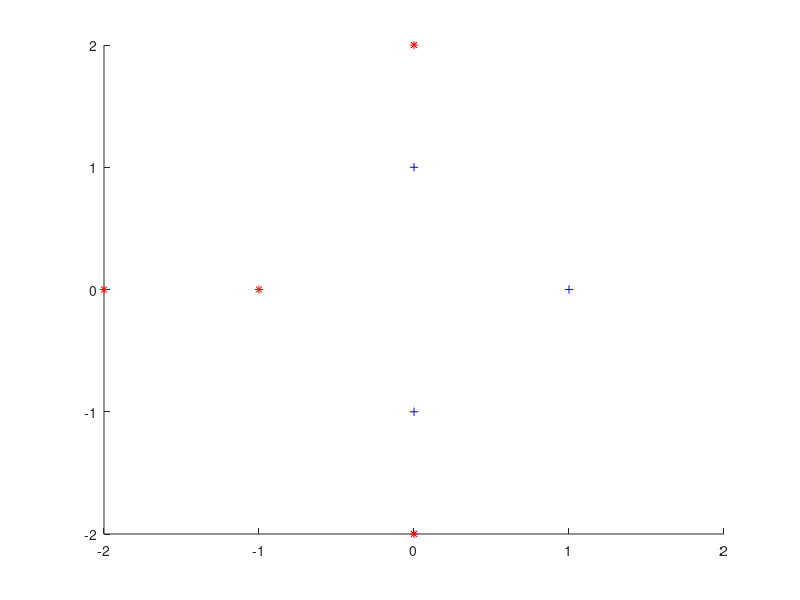
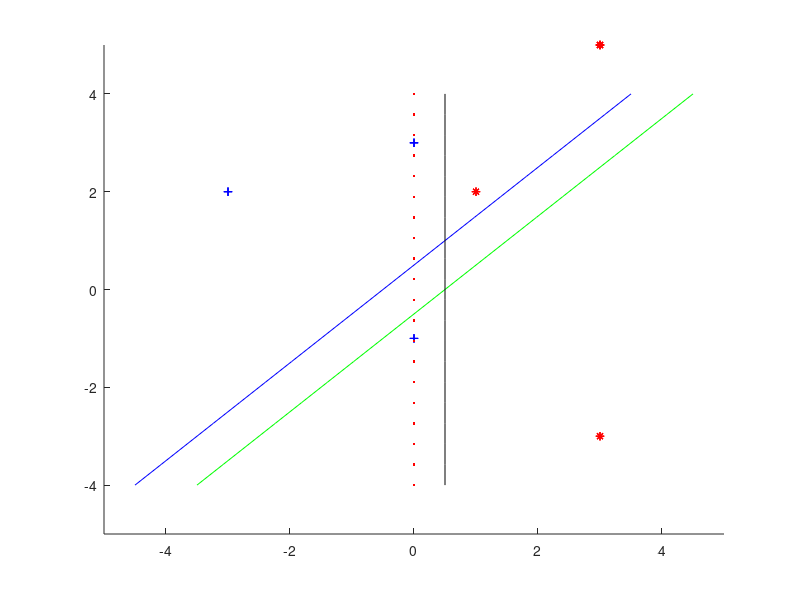

The MATLAB source for these figures, in order:
function q12
	close all; clear;
	figure; 
	hold on;
	axis ([-2, 2, -2, 2]);

	n = 1;
	W(1,:) = [-0.5, -1, 1];
	W(2,:) = [-0.5, 1, -1];
	W(3,:) = [-0.5, 1, 0];
	W(4,:) = [-0.5, 0, 1];
	
	color = ["b", "g", "k", "r"];

	X = [1, 0; 0, 1; 0, -1; -1, 0; 0, 2; 0, -2; -2, 0];
	Y = [-1; -1; -1; 1; 1; 1; 1];
	Z = transform (X);
	
	plotData (X, Y);

	figure; hold on;
	axis ([-5, 5, -5, 5]);
	
	for i = 1 : size(W, 1)
%		figure; hold on;
%		axis ([-5, 5, -5, 5]);
		plotData (Z, Y);
		dispThreashold (W(i,:), color(i));
	end;
end;

function [Z] = transform (X)
	Z = [X(:,2).^2 - 2*X(:,1) - 1, X(:,1).^2 - 2*X(:,2) + 1]
end;

function plotData (X, Y)
	pos = find (Y > 0);
	neg = find (Y < 0);
	plot(X(pos, 1), X(pos, 2), "r*", 'MarkerSize', 6);
	plot(X(neg, 1), X(neg, 2), "b+", 'MarkerSize', 6);
end;

function [z2, z3] = targetLine (w)
	m = 20;
	z3 = linspace (-4, 4, m);
	if (w(2) != 0)
		z2 = - (w(1) + w(3)*z3) / w(2);
	else
		z2 = 0;
	end;
end;

function dispThreashold (w, color)
	[x1, x2] = targetLine (w);
	plot ([x1], [x2], color);
end;
